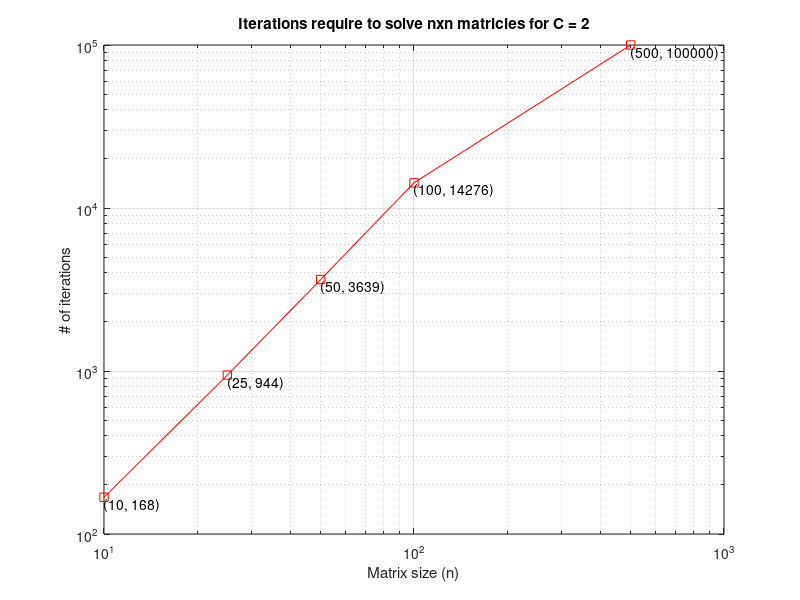
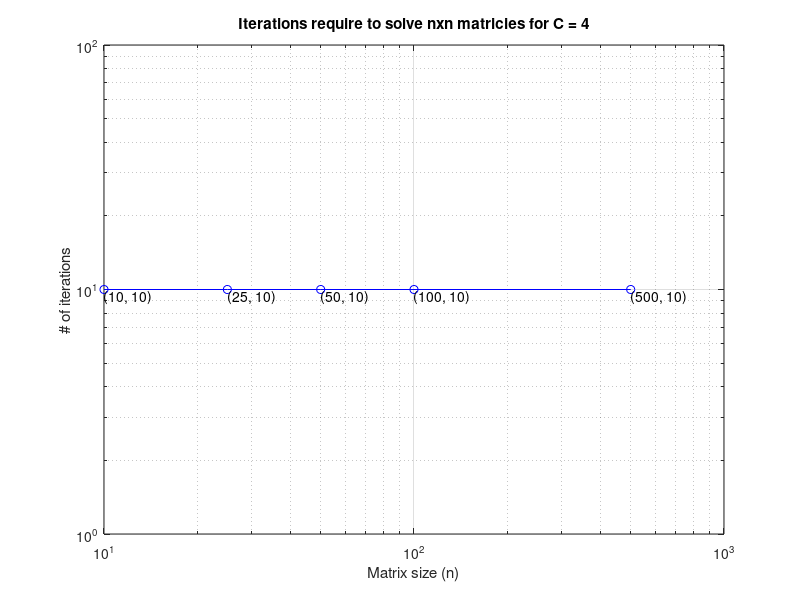

Source code (MATLAB) for these figures, in order:
close all;
clear all;

% Processing:
% x_n+1 = D_inv.*(L+U).*x + D'.*b_n
% Refactoring above: ^^^
% x_new = D_inv * (b_n - (L + U) * x);

tol = 10^-3;
c = [2, 4];  %[Part A, Part B]
%n = [5, 10, 25, 50, 100]; %low test
n = [10, 25, 50, 100, 500]; %base test
%n = [50, 100, 500, 1000, 5000]; %stress testing
max_iter = 100000;  % Safety limit for iterations

%empty ls for iterations, for plotting
iter_c2 = zeros(size(n));
iter_c4 = zeros(size(n));

for i = 1:length(c)
    disp('-----------------------------------')
    disp(['Jacobi for c=', num2str(c(i))])
    disp('-----------------------------------')
    for j = 1:length(n)
        % Construct the tridiagonal matrix and right-hand side
        h = 1 / (n(j) + 1);
        main_diag = (c(i)/h^2) * ones(n(j),1);
        off_diag = (-1/h^2) * ones(n(j),1);
        A_n = spdiags([off_diag main_diag off_diag], [-1 0 1], n(j), n(j));
        b_n = ones(n(j), 1);

        %Declaratives:
        D = diag(A_n);
        D_inv = diag(1./D);
        L = tril(A_n, -1); %lower tri 
        U = triu(A_n, 1); %upper tri
        x = zeros(n(j), 1);

        x_exact = A_n \ b_n;
        iter = 0;  %reset iteration

        %diag dominant check
        D_dd = abs(D);
        non_diag_sum = sum(abs(A_n), 2) - D_dd;
        while true
            if all(D_dd >= non_diag_sum)
                disp('diagonally dominant');
                break;
            else
                disp('NOT diagonally dominant');
                break;
            end
        end

        %Spectral Radius check
        spectral_radius = max(abs(eig(D_inv * (L + U))));
        disp(['Spectral Radius: ', num2str(spectral_radius)]);

        %Jacobi Iteration
        while iter < max_iter
            x_new = D_inv * (b_n - (L + U) * x); % Jacobi update
            rel_error = norm(x_new - x_exact, 2) / norm(x_exact, 2);  % Relative error
            iter = iter + 1;

            %iteration appending
            if c(i) == 2
                iter_c2(j) = iter;
            elseif c(i) == 4
                iter_c4(j) = iter;
            end

            if rel_error < tol
                disp(['c = ', num2str(c(i)), ', n = ', num2str(n(j)), ', Iterations: ', num2str(iter)]);
                disp(['Error: ', num2str(rel_error)])
                disp(" ")
                break
            end
            x = x_new; %Update x
        end
        if iter == max_iter
            warning(['Jacobi method did not converge for c = ', num2str(c(i)), ', n = ', num2str(n(j))]);
            %Safety, meaning max iterations has been hit before convergence
        end
    end
end
disp(iter_c2)
disp(iter_c4)

%Calculating growth rate for C = 2, EMPERICALLY
valid_indices = 1:4; % Keep only the convergent elements (change when needed)
ic2 = iter_c2(valid_indices);
n_valid = n(valid_indices);%plotting n vs iter for c=2
r = 0;
for s = 1:length(ic2)
    r_append = ic2(s)/(n_valid(s)^2); %this is here to show the calc vals
    r = r + r_append;
end
c2_r = r/length(ic2);
disp(['Growth Rate for Jacobi c = 2 --> ', num2str(c2_r)])

fig1 = figure;
% no log-log regression as invalid convergence cases
% the failure to converge leads invalid regression line slope
% slope for c = 2 is obtained through imperical methods (ABOVE)
loglog(n, iter_c2,'-s','color', 'r');
xlabel('Matrix size (n)');
ylabel('# of iterations');
title('Iterations require to solve nxn matricies for C = 2');
grid on;
%labels to points
for k = 1:length(n)
    text(n(k), iter_c2(k), sprintf('(%d, %d)', n(k), iter_c2(k)), 'VerticalAlignment', 'top', 'HorizontalAlignment', 'left');
end
print(fig1, "Jacobi_C2.png", '-dpng'); 


%plotting n vs iter for c=4
fig2 = figure;
loglog(n, iter_c4,'-o', 'color', 'b');
xlabel('Matrix size (n)');
ylabel('# of iterations');
title('Iterations require to solve nxn matricies for C = 4');
grid on;
% Add labels to each point
for k = 1:length(n)
    text(n(k), iter_c4(k), sprintf('(%d, %d)', n(k), iter_c4(k)), 'VerticalAlignment', 'top', 'HorizontalAlignment', 'left');
end
print(fig2, "Jacobi_C4.png", '-dpng'); 

y2 = polyfit(n, iter_c4, 1);
r2 = y2(1) %Power-Law Big O rep of Jacobi complextity growth for c = 4

